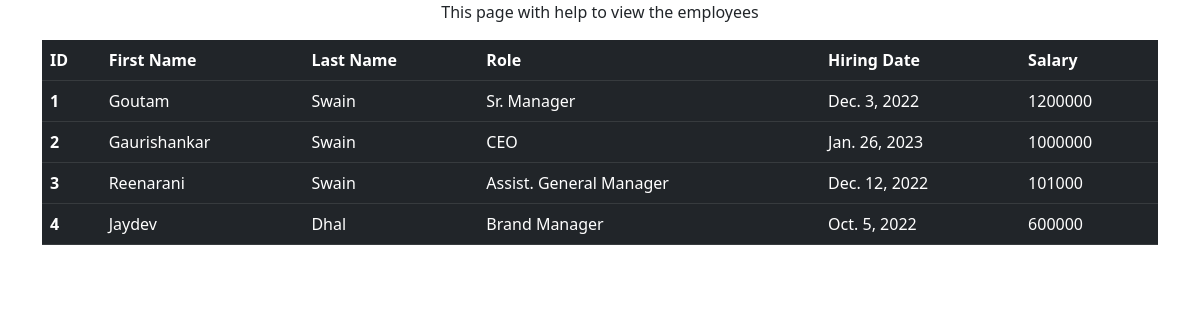
The page /view_emp on the database its author committed.
### emp_app/models.py (models this page shows, shortened)
class Employee(models.Model):
    first_name = models.CharField(max_length = 255, null = False)
    last_name = models.CharField(max_length = 255)
    dept = models.ForeignKey(Department, on_delete = models.CASCADE)
    salary = models.IntegerField(default = 0)
    bonus = models.IntegerField(default = 0)
    role = models.ForeignKey(Role, on_delete = models.CASCADE)
    phone = models.IntegerField(default = 0)
    hire_date = models.DateField()

class Role(models.Model):
    name = models.CharField(max_length = 255, null = False)

### emp_app/views.py (the view)
# urls.py: path('view_emp', views.view_emp, name="view_emp"),
def view_emp(request):
    emps = Employee.objects.all()
    context = {
        'emp': emps,
    }
    return render(request, 'view.html', context)

### emp_app/templates/view.html (shortened to what this page needs)
<!DOCTYPE html>
<html lang="en">
  <head>
    <link
      href="https://cdn.jsdelivr.net/npm/bootstrap@5.3.0-alpha1/dist/css/bootstrap.min.css"
      rel="stylesheet"
    />
  </head>
  <body>
    <div class="container">
      <p class="text-center">This page with help to view the employees</p>
      <table class="table table-dark bg-dark table-strpied-columns table-hover">
        <thead>
          <tr>
            <th scope="col">ID</th>
            <th scope="col">First Name</th>
            <th scope="col">Last Name</th>
            <th scope="col">Role</th>
            <th scope="col">Hiring Date</th>
            <th scope="col">Salary</th>
          </tr>
        </thead>
        {% for emps in emp %}
        <tbody>
          <tr>
            <th scope="row">{{emps.id}}</th>
            <td>{{emps.first_name}}</td>
            <td>{{emps.last_name}}</td>
            <td>{{emps.role.name}}</td>
            <td>{{emps.hire_date}}</td>
            <td>{{emps.salary}}</td>
          </tr>
        </tbody>
        {% endfor %}
      </table>
    </div>
  </body>
</html>

### rows shown on the page
Employee: id "1", first_name "Goutam", last_name "Swain", role.name "Sr. Manager", hire_date "Dec. 3, 2022", salary "1200000"
Employee: id "2", first_name "Gaurishankar", last_name "Swain", role.name "CEO", hire_date "Jan. 26, 2023", salary "1000000"
Employee: id "3", first_name "Reenarani", last_name "Swain", role.name "Assist. General Manager", hire_date "Dec. 12, 2022", salary "101000"
Employee: id "4", first_name "Jaydev", last_name "Dhal", role.name "Brand Manager", hire_date "Oct. 5, 2022", salary "600000"
